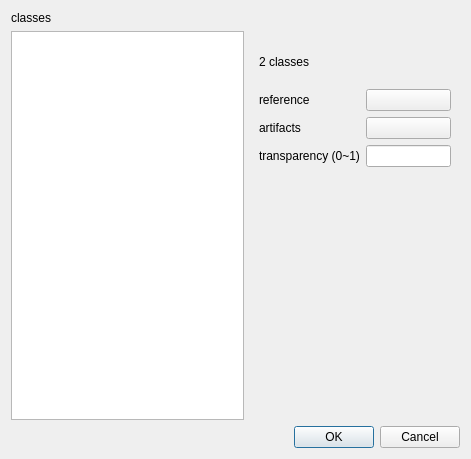
<?xml version="1.0" encoding="UTF-8"?>
<ui version="4.0">
 <class>PreColor</class>
 <widget class="QDialog" name="PreColor">
  <property name="geometry">
   <rect>
    <x>0</x>
    <y>0</y>
    <width>471</width>
    <height>459</height>
   </rect>
  </property>
  <property name="windowTitle">
   <string>Default Colors</string>
  </property>
  <layout class="QVBoxLayout" name="verticalLayout">
   <item>
    <layout class="QGridLayout" name="gridLayout">
     <item row="0" column="0">
      <widget class="QLabel" name="label_23">
       <property name="frameShadow">
        <enum>QFrame::Raised</enum>
       </property>
       <property name="text">
        <string>classes</string>
       </property>
      </widget>
     </item>
     <item row="1" column="0">
      <widget class="QListWidget" name="listWidget">
       <property name="sizePolicy">
        <sizepolicy hsizetype="Expanding" vsizetype="Expanding">
         <horstretch>0</horstretch>
         <verstretch>0</verstretch>
        </sizepolicy>
       </property>
      </widget>
     </item>
     <item row="1" column="1">
      <widget class="QStackedWidget" name="stackedWidget">
       <property name="sizePolicy">
        <sizepolicy hsizetype="Maximum" vsizetype="Preferred">
         <horstretch>0</horstretch>
         <verstretch>0</verstretch>
        </sizepolicy>
       </property>
       <property name="currentIndex">
        <number>0</number>
       </property>
       <widget class="QWidget" name="page">
        <layout class="QVBoxLayout" name="verticalLayout_4">
         <item>
          <layout class="QGridLayout" name="gridLayout_3">
           <item row="0" column="0">
            <widget class="QLabel" name="label_17">
             <property name="text">
              <string>2 classes</string>
             </property>
            </widget>
           </item>
           <item row="3" column="0">
            <widget class="QLabel" name="label_15">
             <property name="text">
              <string>transparency (0~1)</string>
             </property>
            </widget>
           </item>
           <item row="2" column="1">
            <widget class="QPushButton" name="b_22">
             <property name="text">
              <string/>
             </property>
            </widget>
           </item>
           <item row="5" column="1">
            <widget class="QLabel" name="label_27">
             <property name="text">
              <string/>
             </property>
            </widget>
           </item>
           <item row="1" column="1">
            <widget class="QPushButton" name="b_21">
             <property name="text">
              <string/>
             </property>
            </widget>
           </item>
           <item row="2" column="0">
            <widget class="QLabel" name="label_16">
             <property name="text">
              <string>artifacts</string>
             </property>
            </widget>
           </item>
           <item row="1" column="0">
            <widget class="QLabel" name="label_14">
             <property name="text">
              <string>reference</string>
             </property>
            </widget>
           </item>
           <item row="3" column="1">
            <widget class="QLineEdit" name="trans1"/>
           </item>
           <item row="7" column="0">
            <widget class="QLabel" name="label_19">
             <property name="text">
              <string/>
             </property>
            </widget>
           </item>
           <item row="7" column="1">
            <widget class="QLabel" name="label_20">
             <property name="text">
              <string/>
             </property>
            </widget>
           </item>
           <item row="6" column="1">
            <widget class="QLabel" name="label_25">
             <property name="text">
              <string/>
             </property>
            </widget>
           </item>
           <item row="6" column="0">
            <widget class="QLabel" name="label_24">
             <property name="text">
              <string/>
             </property>
            </widget>
           </item>
           <item row="5" column="0">
            <widget class="QLabel" name="label_26">
             <property name="text">
              <string/>
             </property>
            </widget>
           </item>
           <item row="4" column="0">
            <widget class="QLabel" name="label_28">
             <property name="text">
              <string/>
             </property>
            </widget>
           </item>
           <item row="4" column="1">
            <widget class="QLabel" name="label_29">
             <property name="text">
              <string/>
             </property>
            </widget>
           </item>
           <item row="8" column="0">
            <widget class="QLabel" name="label_39">
             <property name="text">
              <string/>
             </property>
            </widget>
           </item>
           <item row="8" column="1">
            <widget class="QLabel" name="label_40">
             <property name="text">
              <string/>
             </property>
            </widget>
           </item>
          </layout>
         </item>
        </layout>
       </widget>
       <widget class="QWidget" name="page_2">
        <layout class="QVBoxLayout" name="verticalLayout_2">
         <item>
          <layout class="QGridLayout" name="ggglayout">
           <item row="5" column="1">
            <widget class="QLabel" name="label_35">
             <property name="text">
              <string/>
             </property>
            </widget>
           </item>
           <item row="7" column="1">
            <widget class="QLabel" name="label_31">
             <property name="text">
              <string/>
             </property>
            </widget>
           </item>
           <item row="4" column="0">
            <widget class="QLabel" name="label_36">
             <property name="text">
              <string/>
             </property>
            </widget>
           </item>
           <item row="4" column="1">
            <widget class="QLabel" name="label_37">
             <property name="text">
              <string/>
             </property>
            </widget>
           </item>
           <item row="6" column="1">
            <widget class="QLabel" name="label_33">
             <property name="text">
              <string/>
             </property>
            </widget>
           </item>
           <item row="7" column="0">
            <widget class="QLabel" name="label_30">
             <property name="text">
              <string/>
             </property>
            </widget>
           </item>
           <item row="1" column="1">
            <widget class="QComboBox" name="cb_81">
             <item>
              <property name="text">
               <string>//</string>
              </property>
             </item>
             <item>
              <property name="text">
               <string>\\</string>
              </property>
             </item>
             <item>
              <property name="text">
               <string>XX</string>
              </property>
             </item>
             <item>
              <property name="text">
               <string>--</string>
              </property>
             </item>
             <item>
              <property name="text">
               <string>**</string>
              </property>
             </item>
            </widget>
           </item>
           <item row="5" column="0">
            <widget class="QLabel" name="label_34">
             <property name="text">
              <string/>
             </property>
            </widget>
           </item>
           <item row="0" column="0">
            <widget class="QLabel" name="label_21">
             <property name="text">
              <string>8 classes</string>
             </property>
            </widget>
           </item>
           <item row="3" column="1">
            <widget class="QComboBox" name="cb_83">
             <item>
              <property name="text">
               <string>//</string>
              </property>
             </item>
             <item>
              <property name="text">
               <string>\\</string>
              </property>
             </item>
             <item>
              <property name="text">
               <string>XX</string>
              </property>
             </item>
             <item>
              <property name="text">
               <string>--</string>
              </property>
             </item>
             <item>
              <property name="text">
               <string>**</string>
              </property>
             </item>
            </widget>
           </item>
           <item row="1" column="0">
            <widget class="QLabel" name="label">
             <property name="text">
              <string>motion</string>
             </property>
            </widget>
           </item>
           <item row="3" column="0">
            <widget class="QLabel" name="label_3">
             <property name="text">
              <string>noise</string>
             </property>
            </widget>
           </item>
           <item row="2" column="0">
            <widget class="QLabel" name="label_2">
             <property name="text">
              <string>shim</string>
             </property>
            </widget>
           </item>
           <item row="2" column="1">
            <widget class="QComboBox" name="cb_82">
             <item>
              <property name="text">
               <string>//</string>
              </property>
             </item>
             <item>
              <property name="text">
               <string>\\</string>
              </property>
             </item>
             <item>
              <property name="text">
               <string>XX</string>
              </property>
             </item>
             <item>
              <property name="text">
               <string>--</string>
              </property>
             </item>
             <item>
              <property name="text">
               <string>**</string>
              </property>
             </item>
            </widget>
           </item>
           <item row="8" column="0">
            <widget class="QLabel" name="label_41">
             <property name="text">
              <string/>
             </property>
            </widget>
           </item>
           <item row="8" column="1">
            <widget class="QLabel" name="label_42">
             <property name="text">
              <string/>
             </property>
            </widget>
           </item>
          </layout>
         </item>
        </layout>
       </widget>
       <widget class="QWidget" name="page_3">
        <layout class="QVBoxLayout" name="verticalLayout_3">
         <item>
          <layout class="QGridLayout" name="gridLayout_2">
           <item row="1" column="0">
            <widget class="QLabel" name="label_5">
             <property name="text">
              <string>t1 head</string>
             </property>
            </widget>
           </item>
           <item row="2" column="0">
            <widget class="QLabel" name="label_6">
             <property name="text">
              <string>t1 abdomen</string>
             </property>
            </widget>
           </item>
           <item row="6" column="0">
            <widget class="QLabel" name="label_10">
             <property name="text">
              <string>transparency (0~1)</string>
             </property>
            </widget>
           </item>
           <item row="3" column="0">
            <widget class="QLabel" name="label_7">
             <property name="text">
              <string>t2 abdomen</string>
             </property>
            </widget>
           </item>
           <item row="4" column="1">
            <widget class="QPushButton" name="b_114">
             <property name="text">
              <string/>
             </property>
            </widget>
           </item>
           <item row="9" column="1">
            <widget class="QComboBox" name="cb_113">
             <item>
              <property name="text">
               <string>//</string>
              </property>
             </item>
             <item>
              <property name="text">
               <string>\\</string>
              </property>
             </item>
             <item>
              <property name="text">
               <string>XX</string>
              </property>
             </item>
             <item>
              <property name="text">
               <string>--</string>
              </property>
             </item>
             <item>
              <property name="text">
               <string>**</string>
              </property>
             </item>
            </widget>
           </item>
           <item row="7" column="1">
            <widget class="QComboBox" name="cb_111">
             <item>
              <property name="text">
               <string>//</string>
              </property>
             </item>
             <item>
              <property name="text">
               <string>\\</string>
              </property>
             </item>
             <item>
              <property name="text">
               <string>XX</string>
              </property>
             </item>
             <item>
              <property name="text">
               <string>--</string>
              </property>
             </item>
             <item>
              <property name="text">
               <string>**</string>
              </property>
             </item>
            </widget>
           </item>
           <item row="8" column="1">
            <widget class="QComboBox" name="cb_112">
             <item>
              <property name="text">
               <string>//</string>
              </property>
             </item>
             <item>
              <property name="text">
               <string>\\</string>
              </property>
             </item>
             <item>
              <property name="text">
               <string>XX</string>
              </property>
             </item>
             <item>
              <property name="text">
               <string>--</string>
              </property>
             </item>
             <item>
              <property name="text">
               <string>**</string>
              </property>
             </item>
            </widget>
           </item>
           <item row="2" column="1">
            <widget class="QPushButton" name="b_112">
             <property name="text">
              <string/>
             </property>
            </widget>
           </item>
           <item row="7" column="0">
            <widget class="QLabel" name="label_12">
             <property name="text">
              <string>motion</string>
             </property>
            </widget>
           </item>
           <item row="9" column="0">
            <widget class="QLabel" name="label_22">
             <property name="text">
              <string>both</string>
             </property>
            </widget>
           </item>
           <item row="4" column="0">
            <widget class="QLabel" name="label_8">
             <property name="text">
              <string>t1 liver</string>
             </property>
            </widget>
           </item>
           <item row="3" column="1">
            <widget class="QPushButton" name="b_113">
             <property name="text">
              <string/>
             </property>
            </widget>
           </item>
           <item row="5" column="1">
            <widget class="QPushButton" name="b_115">
             <property name="text">
              <string/>
             </property>
            </widget>
           </item>
           <item row="8" column="0">
            <widget class="QLabel" name="label_13">
             <property name="text">
              <string>shim</string>
             </property>
            </widget>
           </item>
           <item row="0" column="0">
            <widget class="QLabel" name="label_4">
             <property name="text">
              <string>11 classes</string>
             </property>
            </widget>
           </item>
           <item row="5" column="0">
            <widget class="QLabel" name="label_9">
             <property name="text">
              <string>t2 liver</string>
             </property>
            </widget>
           </item>
           <item row="6" column="1">
            <widget class="QLineEdit" name="trans3"/>
           </item>
           <item row="1" column="1">
            <widget class="QPushButton" name="b_111">
             <property name="text">
              <string/>
             </property>
            </widget>
           </item>
           <item row="10" column="0">
            <widget class="QLabel" name="label_11">
             <property name="text">
              <string/>
             </property>
            </widget>
           </item>
           <item row="10" column="1">
            <widget class="QLabel" name="label_18">
             <property name="text">
              <string/>
             </property>
            </widget>
           </item>
           <item row="11" column="0">
            <widget class="QLabel" name="label_32">
             <property name="text">
              <string/>
             </property>
            </widget>
           </item>
           <item row="11" column="1">
            <widget class="QLabel" name="label_38">
             <property name="text">
              <string/>
             </property>
            </widget>
           </item>
          </layout>
         </item>
        </layout>
       </widget>
      </widget>
     </item>
    </layout>
   </item>
   <item>
    <widget class="QDialogButtonBox" name="buttonBox">
     <property name="orientation">
      <enum>Qt::Horizontal</enum>
     </property>
     <property name="standardButtons">
      <set>QDialogButtonBox::Cancel|QDialogButtonBox::Ok</set>
     </property>
    </widget>
   </item>
  </layout>
 </widget>
 <resources/>
 <connections>
  <connection>
   <sender>buttonBox</sender>
   <signal>accepted()</signal>
   <receiver>PreColor</receiver>
   <slot>accept()</slot>
   <hints>
    <hint type="sourcelabel">
     <x>248</x>
     <y>254</y>
    </hint>
    <hint type="destinationlabel">
     <x>157</x>
     <y>274</y>
    </hint>
   </hints>
  </connection>
  <connection>
   <sender>buttonBox</sender>
   <signal>rejected()</signal>
   <receiver>PreColor</receiver>
   <slot>reject()</slot>
   <hints>
    <hint type="sourcelabel">
     <x>316</x>
     <y>260</y>
    </hint>
    <hint type="destinationlabel">
     <x>286</x>
     <y>274</y>
    </hint>
   </hints>
  </connection>
 </connections>
</ui>
